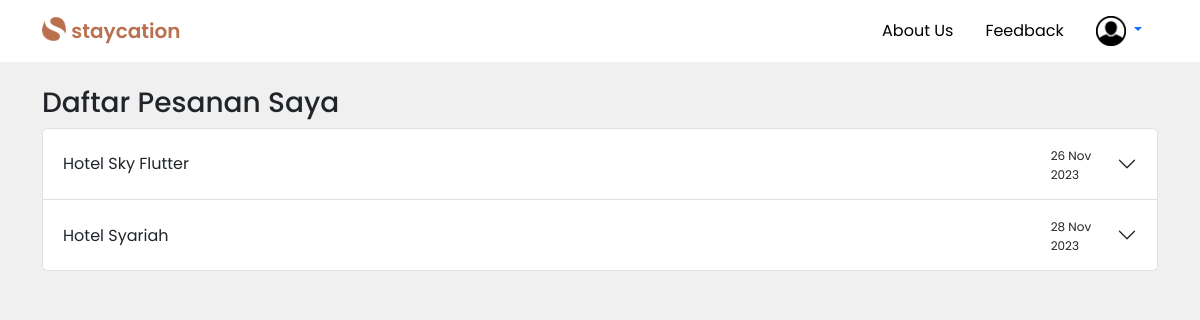
Page /dashboard/user/lihat-pesanan.php (signed in) on the earlier database version.
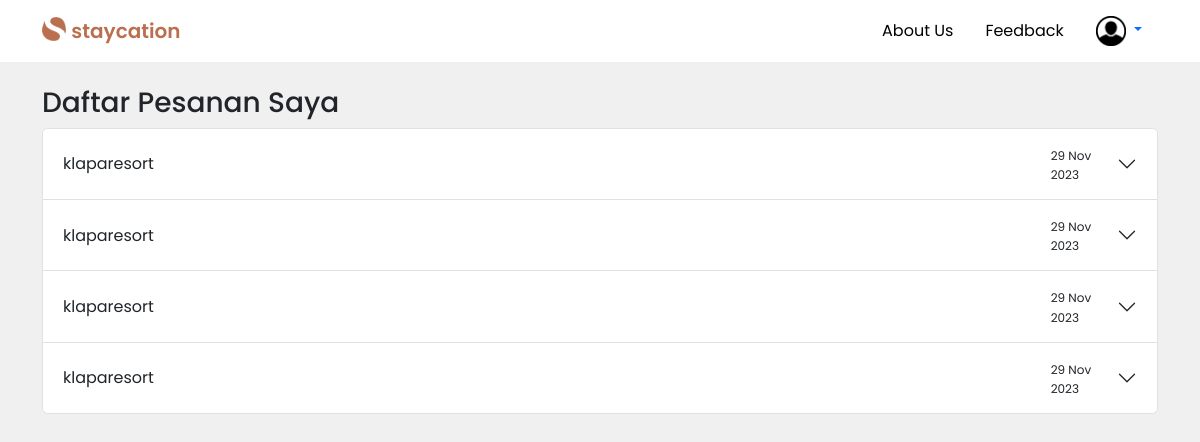
Same page on the later database version.
### tables this page shows
CREATE TABLE `pemesanan` (
  `ID_PEMESANAN` int(11) NOT NULL,
  `EMAIL_TAMU` varchar(40) NOT NULL,
  `ID_HOTEL` int(11) NOT NULL,
  `ID_METODE_PEMBAYARAN` int(11) NOT NULL,
  `TGL_PEMESANAN` timestamp NOT NULL DEFAULT current_timestamp() ON UPDATE current_timestamp(),
  `TGL_CEKIN` datetime NOT NULL,
  `TGL_CEKOUT` datetime NOT NULL,
  `TOTAL_BIAYA` decimal(10,0) NOT NULL
);

### dashboard/user/lihat-pesanan.php (the view, shortened to what this page needs)
<?php
include '../../controller/user-crud.php';
if (!isset($_SESSION['user_type']) || empty($_SESSION['user_type'])) {
    include '../../partials/header.php';
} elseif ($_SESSION['user_type'] === 'tamu') {
    include '../../partials/header-login-noindex.php';
}
$email = $_SESSION['email'];
$query = "SELECT hotel.nama_hotel, tipe_kamar.tipe_kamar, pemesanan.id_pemesanan,
            pemesanan.tgl_pemesanan, pemesanan.tgl_cekin, pemesanan.tgl_cekout,
            pemesanan.total_biaya, COUNT(detail_pemesanan.id_detail) AS jumlah_kamar
            FROM pemesanan
            JOIN detail_pemesanan ON pemesanan.id_pemesanan = detail_pemesanan.id_pemesanan
            JOIN kamar ON detail_pemesanan.id_kamar = kamar.id_kamar
            JOIN tipe_kamar ON kamar.id_tipe_kamar = tipe_kamar.id_tipe_kamar
            JOIN hotel ON kamar.id_hotel = hotel.id_hotel
            WHERE pemesanan.email_tamu = '$email'
            GROUP BY hotel.nama_hotel, tipe_kamar.tipe_kamar, pemesanan.id_pemesanan,
            pemesanan.tgl_pemesanan, pemesanan.tgl_cekin, pemesanan.tgl_cekout,
            pemesanan.total_biaya;";
$result = $koneksi->query($query);
?>
    <div class="container mt-3">
        <h3>Daftar Pesanan Saya</h3>
        <?php
        if ($result->num_rows > 0) {
            echo '<div class="accordion" id="accordionPesanan">';
            $counter = 1;
            while ($row = $result->fetch_assoc()) {
                $accordionID = 'collapse' . $counter;
            ?>
                <div class="accordion-item">
                    <h2 class="accordion-header" id="heading<?php echo $counter; ?>">
                    <button class="accordion-button collapsed" type="button" data-bs-toggle="collapse" data-bs-target="#<?php echo $accordionID; ?>" aria-expanded="false" aria-controls="<?php echo $accordionID; ?>">
                        <div class="w-100">
                            <?php echo $row['nama_hotel']; ?>
                        </div>
                        <div>
                            <span style="font-size: 12px;"><?php echo date('d M Y', strtotime($row["tgl_pemesanan"])); ?> </span>
                        </div>
                    </button>
                    </h2>
                </div>
            <?php
                $counter++;
            }
            echo '</div>';
        } else {
            echo "Tidak ada data pesanan.";
        }
        ?>
    </div>
</body>
</html>

Differences in the rows shown:
removed pemesanan: nama_hotel "Hotel Sky Flutter", TGL_PEMESANAN "26 Nov 2023"
removed pemesanan: nama_hotel "Hotel Syariah", TGL_PEMESANAN "28 Nov 2023"
added pemesanan: nama_hotel "klaparesort", TGL_PEMESANAN "29 Nov 2023"
added pemesanan: nama_hotel "klaparesort", TGL_PEMESANAN "29 Nov 2023"
added pemesanan: nama_hotel "klaparesort", TGL_PEMESANAN "29 Nov 2023"
added pemesanan: nama_hotel "klaparesort", TGL_PEMESANAN "29 Nov 2023"
